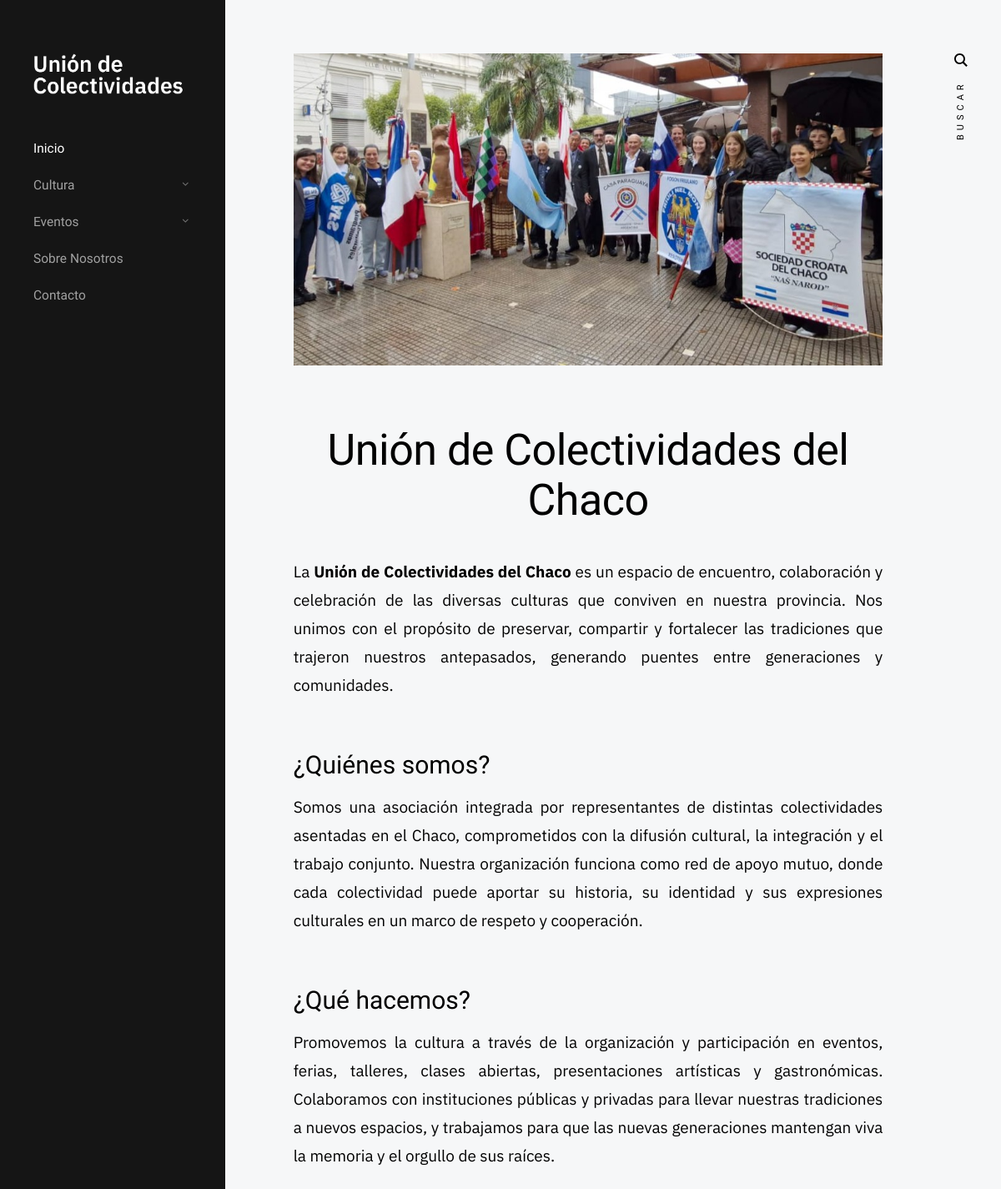
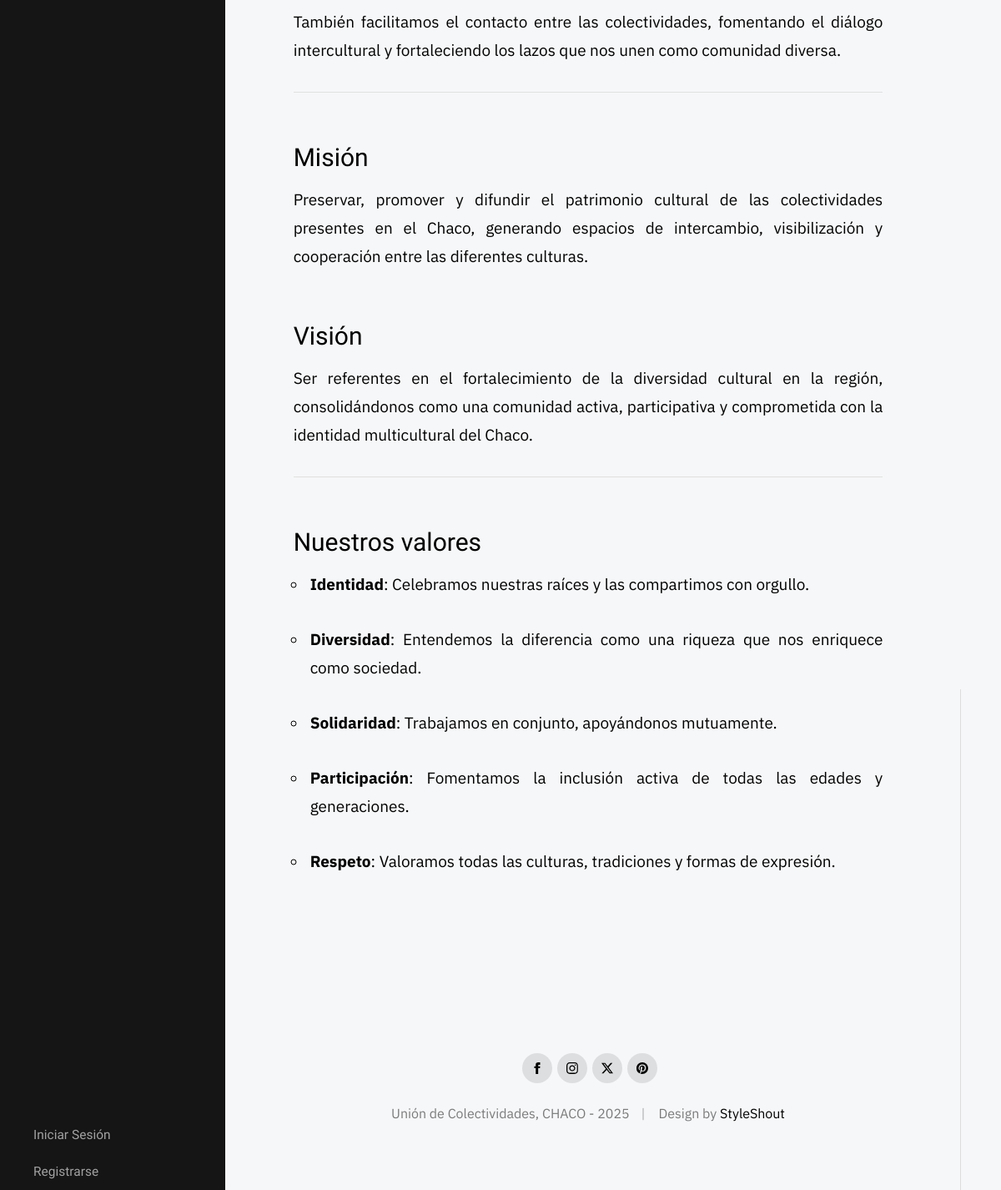
Screenshot of /nosotros/union-de-colectividades-del-chaco/ with the database file from the repository (2 pictures, top to bottom).
### apps/nosotros/models.py (models this page shows, shortened)
class Nosotros(models.Model):
    creado = models.DateTimeField(auto_now_add=True)
    modificado = models.DateTimeField(auto_now=True)
    titulo = models.CharField(max_length=40)
    slug = models.SlugField(max_length=50, unique=True, blank=True, help_text="se genera automáticamente.")
    contenido = RichTextUploadingField()
    imagen = models.ImageField(upload_to= 'nosotros/', null=False, blank=False,default='articulos/default_img_articulo.jpg')
    class Meta:
        ordering = ['creado'] #mas viejo primero

### apps/nosotros/views.py (the view)
# urls.py: path('<slug:nosotros_slug>/', views.detalle_nosotros, name='path_detalle_nosotros'),
def detalle_nosotros(request, nosotros_slug):
    nosotros = get_object_or_404(Nosotros, slug=nosotros_slug)
    contexto = {
        'nosotros': nosotros,
        }
    return render(request, 'nosotros/detalle_nosotros.html', contexto)

### apps/articulos/context_processors.py (called while the page is built)
def categorias(request):
    return {
        'categorias': Categoria.objects.all().order_by('nombre'),
        'categorias_cultura': Categoria.objects.filter(tipos__nombre='Cultura').order_by('nombre'),
        'categorias_eventos': Categoria.objects.filter(tipos__nombre='Eventos').order_by('nombre'),
        'categorias_galeria': Categoria.objects.filter(tipos__nombre='Galeria').order_by('nombre'),
        'categorias_colectividades': Categoria.objects.filter(tipos__nombre='Colectividad').order_by('nombre'),
    }

### templates/nosotros/detalle_nosotros.html (shortened to what this page needs)
{% extends 'base.html' %}
{% load static %}
{% block content %}
    <div class="s-content content">
            <main class="row content__page">
                <article class="column large-full entry format-standard">
                    <div class="media-wrap entry__media">
                        <div class="entry__post-thumb">
                            <img src="{{ nosotros.imagen.url }}" alt="{{ nosotros.titulo }}">
                        </div>
                    </div>
                    <div class="content__page-header entry__header">
                        <h1 class="display-1 entry__title">
                            {{ nosotros.titulo }}
                        </h1>
                    </div>
                    <div class="entry__content">
                        <p class="lead drop-cap">
                            {{ nosotros.contenido|safe }}
                        </p>
                    </div>
                </article>
            </main>
        </div>
{% endblock content %}

### static/css/base.css (style rules this page uses)
html { line-height: 1.15; -webkit-text-size-adjust: 100%; }
body { margin: 0; }
main { display: block; }
h1 { font-size: 2em; margin: 0.67em 0; }
hr { box-sizing: content-box; height: 0; overflow: visible; }
b, strong { font-weight: bolder; }
img { border-style: none; }
html { font-size: 62.5%; box-sizing: border-box; }
*, *::before, *::after { box-sizing: inherit; }
body { font-weight: normal; line-height: 1; word-wrap: break-word; -moz-font-smoothing: grayscale; -moz-osx-font-smoothing: grayscale; -webkit-font-smoothing: antialiased; -webkit-overflow-scrolling: touch; -webkit-text-size-adjust: none; }
svg, img, video embed, iframe, object { max-width: 100%; height: auto; }
div, dl, dt, dd, ul, ol, li, h1, h2, h3, h4, h5, h6, pre, form, p, blockquote, th, td { margin: 0; padding: 0; }
p { font-size: inherit; text-rendering: optimizeLegibility; }
strong, b { font-weight: bold; line-height: inherit; }
ol, ul { list-style: none; }
li { display: block; }
.row { width: 89%; max-width: 1200px; margin: 0 auto; display: -ms-flexbox; display: -webkit-flex; display: flex; -webkit-flex-flow: row wrap; -ms-flex-flow: row wrap; flex-flow: row wrap; }
.column { -webkit-flex: 1 1 0%; -ms-flex: 1 1 0%; flex: 1 1 0%; padding: 0 20px; }
.large-12, .large-full { -webkit-flex: 0 0 100%; -ms-flex: 0 0 100%; flex: 0 0 100%; max-width: 100%; }
@media screen and (max-width:1200px) { .column { padding: 0 16px; } }

### static/css/main.css (style rules this page uses)
html { font-size: 10px; }
html, body { height: 100%; }
body { background: #f6f7f8; font-family: "IBM Plex Sans", sans-serif; font-size: 1.9rem; font-style: normal; font-weight: normal; line-height: 1.789; color: #000000; margin: 0; padding: 0; }
h1, h2, h3, h4, h5, h6, .h1, .h2, .h3, .h4, .h5, .h6 { font-family: "Heebo", sans-serif; font-weight: 500; font-style: normal; color: #000000; font-variant-ligatures: common-ligatures; text-rendering: optimizeLegibility; }
h1, .h1, h2, .h2, h3, .h3, h4, .h4 { margin-top: 6rem; margin-bottom: 1.6rem; }
h1, .h1 { font-size: 3.6rem; line-height: 1.222; }
h2, .h2 { font-size: 3rem; line-height: 1.2; }
p.lead { font-family: "IBM Plex Sans", sans-serif; font-weight: 300; font-size: 2.4rem; line-height: 1.833; margin-bottom: 3.6rem; color: #000000; }
@media screen and (max-width:1200px) { p.lead { font-size: 2.2rem; } }
em, i, strong, b { font-size: inherit; line-height: inherit; }
strong, b { font-family: "IBM Plex Sans", sans-serif; font-weight: 700; }
hr { border: solid #e0e0e0; border-width: 1px 0 0; clear: both; margin: 2.4rem 0 1.6rem; height: 0; }
ul { list-style: disc; }
li { display: list-item; }
ol, ul { margin-left: 1.6rem; }
ul li { padding-left: 0.4rem; }
input, textarea, select, pre, blockquote, figure, table, p, ul, ol, dl, form, .video-container, .ss-custom-select { margin-bottom: 3.2rem; }
::placeholder { color: #8c8c8c; }
.drop-cap:first-letter { float: left; margin: 0; padding: 1.6rem 0.8rem 0 0; font-family: "Lora", serif; font-weight: 700; font-size: 8.6rem; line-height: 6rem; text-indent: 0; background: transparent; color: #000000; }
.display-1 { font-size: 5.6rem; line-height: 1.143; letter-spacing: -0.05rem; margin-top: 0; margin-bottom: 0.8rem; }
.media-wrap { margin-bottom: 7.2rem; }
.media-wrap img, .media-wrap .video-container { vertical-align: bottom; margin-top: 0 !important; margin-bottom: 0 !important; }
@media screen and (max-width:1400px) { .display-1 { font-size: 5.2rem; } }
.s-content, .s-footer { padding-left: 330px; padding-right: 100px; max-width: 2140px; }
.s-content { padding-top: 6.4rem; }
.content__page { max-width: 900px; padding-bottom: 12rem; }
.content__page img { margin-top: 3.2rem; margin-bottom: 3.2rem; }
.content__page-header { text-align: center; margin-bottom: 4rem; }
@media screen and (max-width:1600px) { .s-content, .s-footer { padding-left: 320px; } }
@media screen and (max-width:1200px) { .s-content, .s-footer { padding-left: 290px; padding-right: 80px; } }
.entry__media, .entry__post-thumb { position: relative; }
.entry__post-thumb { display: flex; justify-content: center; }
.entry__post-thumb img { max-width: 100%; height: auto; }

### rows the page displays
Nosotros: imagen (picture), titulo "Unión de Colectividades del Chaco", contenido "La Unión de Colectividades del Chaco es un espacio de encuentro, colaboración y celebración de las diversas culturas que conviven en nuestra provincia. Nos unimos con el propósito de preservar, compartir y fortalecer las tradiciones que trajeron nuestros antepasados, generando puentes entre generaciones y comunidades. ¿Quiénes somos? Somos una asociación integrada por representantes de distintas colectividades asentadas en el Chaco, comprometidos con la difusión cultural, la integración y el trabajo conjunto. Nuestra organización funciona como red de apoyo mutuo, donde cada colectividad puede aportar su historia, su identidad y sus expresiones culturales en un marco de respeto y…"
